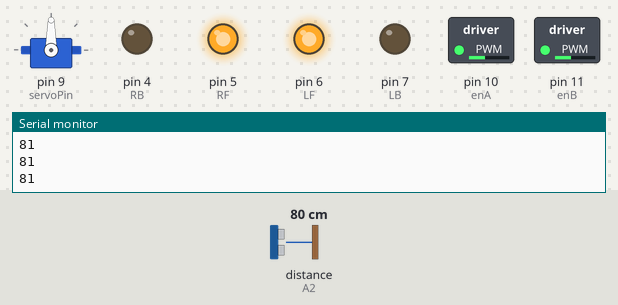
The sketch below on a simulated Arduino Uno, built with avr-gcc and run on an emulated ATmega328P. Shown: servo, switched loads named in the sketch (green lamp = pin HIGH), output pins drawn as LEDs (lit = HIGH), the last lines printed to the serial monitor. Inputs (shaded band) come from the test bench; at power-on: distance to the obstacle (sensor on A2) 80 cm. The echo pulse lasts 58.3 µs per cm.

Above: at 3.3 s.
3.4 s: distance to the obstacle (sensor on A2) set to 23 cm
4.9 s: distance to the obstacle (sensor on A2) set to 18 cm
At 6.6 s:
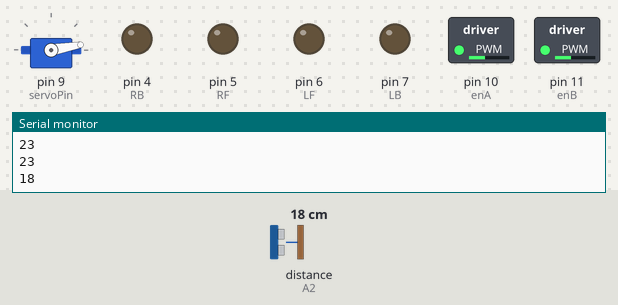
7.9 s: distance to the obstacle (sensor on A2) set to 35 cm
At 8.65 s:
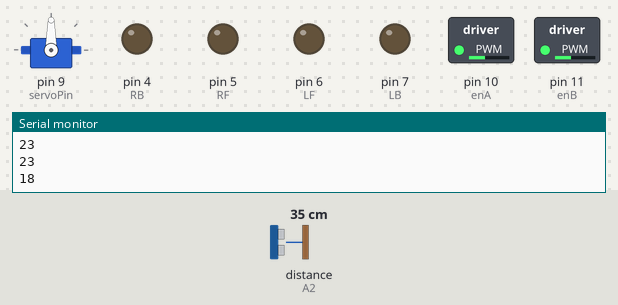
10.6 s: distance to the obstacle (sensor on A2) set to 2 cm
At 13.4 s:
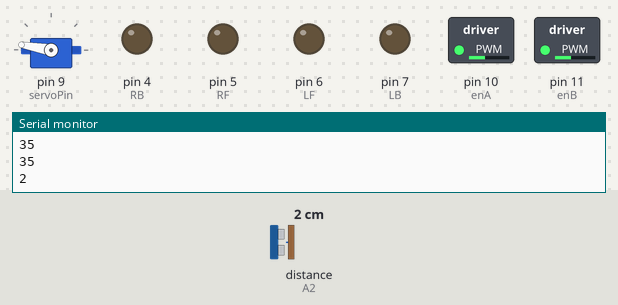
13.6 s: distance to the obstacle (sensor on A2) set to 60 cm
At 14.59 s:
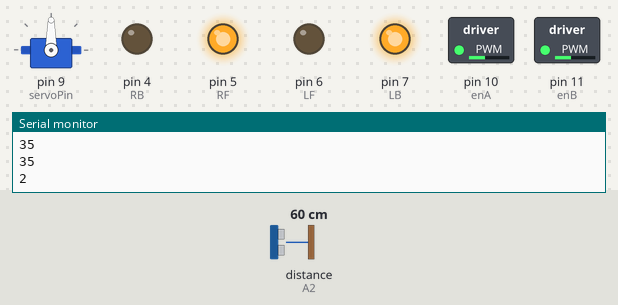
Timing chart, 0 to 16.6 s (numbered marks = the images above; inputs shaded):
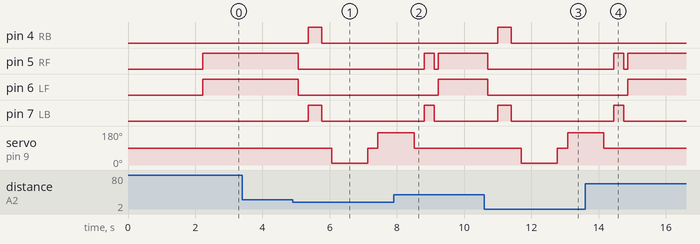

Measured:
- the behaviour switches between 21 and 20 cm on distance to the obstacle (sensor on A2) (found by bisection; images 0 and 1)
- after the input at 4.9 s, pin 4 (RB), pin 7 (LB): LOW → HIGH after 0.46 s, → LOW 0.40 s later; pin 5 (RF), pin 6 (LF): HIGH → LOW after 0.16 s; servo on pin 9 (servoPin): 90° → 10° after 1.2 s, → 90° 1.1 s later, → 170° 0.30 s later
- after the input at 7.9 s, pin 4 (RB): stays LOW (without the input it goes to HIGH after 0.91 s); pin 5 (RF): LOW → HIGH after 0.91 s, → LOW 0.30 s later, → HIGH 0.12 s later; servo on pin 9 (servoPin): goes on until 8.5 s, then stays 90°
- after the input at 10.6 s, pin 4 (RB), pin 7 (LB): LOW → HIGH after 0.40 s, → LOW 0.40 s later; pin 5 (RF), pin 6 (LF): HIGH → LOW after 0.10 s; servo on pin 9 (servoPin): 90° → 10° after 1.1 s, → 90° 1.1 s later, → 170° 0.30 s later
- after the input at 13.6 s, pin 4 (RB): stays LOW (without the input it goes to HIGH after 0.85 s); pin 5 (RF): LOW → HIGH after 0.85 s, → LOW 0.30 s later, → HIGH 0.12 s later; servo on pin 9 (servoPin): goes on until 14.1 s, then stays 90°

The sketch:

avoid_obstacle.ino
```cpp
#include <Servo.h>
#include <NewPing.h>

const int LF = 6;
const int LB = 7;
const int RF = 5;
const int RB = 4;

const int enA = 10;
const int enB = 11;

const int servoPin = 9;

#define trig_pin A1
#define echo_pin A2
#define maximum_distance 200

int distance = 100;

NewPing sonar(trig_pin, echo_pin, maximum_distance);
Servo servo_motor;

void setup()
{
  pinMode(RF, OUTPUT);
  pinMode(LF, OUTPUT);
  pinMode(LB, OUTPUT);
  pinMode(RB, OUTPUT);

  pinMode(enA,OUTPUT);
  pinMode(enB,OUTPUT);

  servo_motor.attach(servoPin);
  Serial.begin(9600);

  servo_motor.write(90);
  delay(2000);
  distance = readDistance();
  delay(100);

  analogWrite(enA, 100);
  analogWrite(enB, 100);
}

void loop()
{

  int distanceRight = 0;
  int distanceLeft = 0;
  delay(50);

  if (distance <= 20)
  {
    moveStop();
    delay(300);
    moveBackward();
    delay(400);
    moveStop();
    delay(300);
    distanceRight = lookRight();
    delay(300);
    distanceLeft = lookLeft();
    delay(300);

    if (distance >= distanceLeft)
    {
      turnRight();
      moveStop();
    }
    else
    {
      turnLeft();
      moveStop();
    }
  }
  else
  {
    moveForward();
  }
  distance = readDistance();
  Serial.println(distance);
}

int lookRight()
{
  servo_motor.write(10);
  delay(500);
  int distance = readDistance();
  delay(500);
  servo_motor.write(90);
  return distance;
}

int lookLeft()
{
  servo_motor.write(170);
  delay(500);
  int distance = readDistance();
  delay(500);
  servo_motor.write(90);
  return distance;
  delay(100);
}

int readDistance()
{
  delay(70);
  int cm = sonar.ping_cm();
  if (cm == 0)
  {
    cm = 250;
  }
  return cm;
}

void moveStop()
{
  digitalWrite(RF, LOW);
  digitalWrite(LF, LOW);
  digitalWrite(RB, LOW);
  digitalWrite(LB, LOW);
}

void moveForward()
{
    digitalWrite(LF, HIGH);
    digitalWrite(RF, HIGH);

    digitalWrite(LB, LOW);
    digitalWrite(RB, LOW);
}

void moveBackward()
{
  digitalWrite(LB, HIGH);
  digitalWrite(RB, HIGH);

  digitalWrite(LF, LOW);
  digitalWrite(RF, LOW);
}

void turnRight()
{
  digitalWrite(LF, HIGH);
  digitalWrite(RB, HIGH);

  digitalWrite(LB, LOW);
  digitalWrite(RF, LOW);

  delay(300);

  digitalWrite(LF, HIGH);
  digitalWrite(RF, HIGH);

  digitalWrite(LB, LOW);
  digitalWrite(RB, LOW);
}

void turnLeft()
{

  digitalWrite(LB, HIGH);
  digitalWrite(RF, HIGH);

  digitalWrite(LF, LOW);
  digitalWrite(RB, LOW);

  delay(300);

  digitalWrite(LF, HIGH);
  digitalWrite(RF, HIGH);

  digitalWrite(LB, LOW);
  digitalWrite(RB, LOW);
}
```
